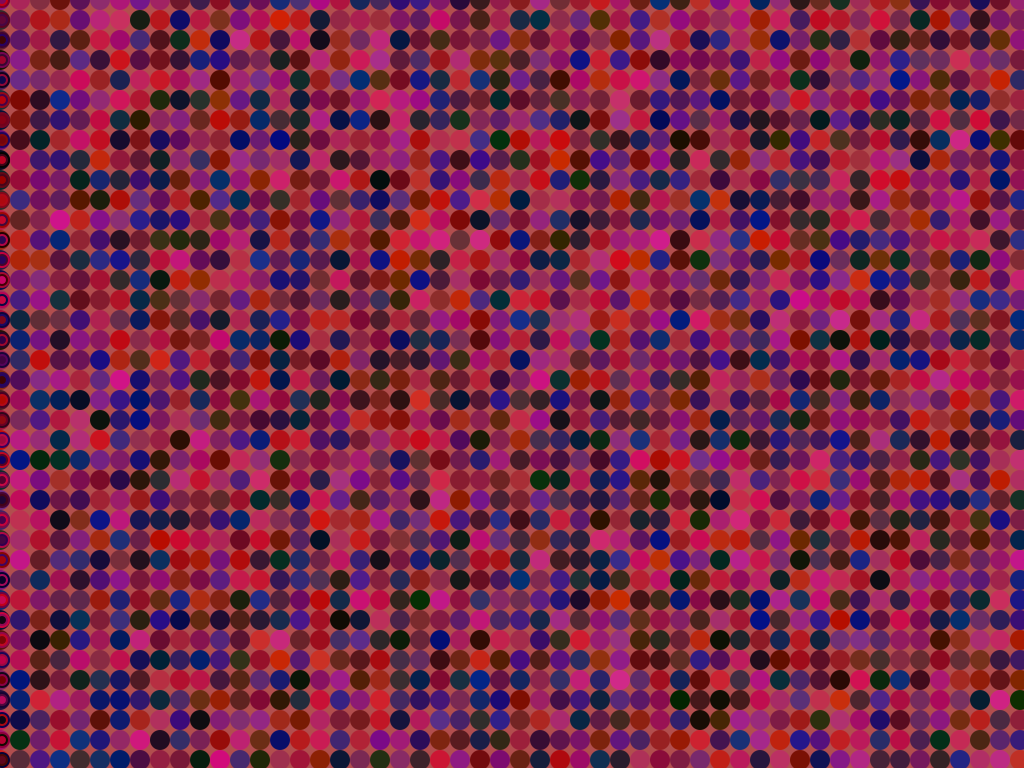
Frame 1 (no input)
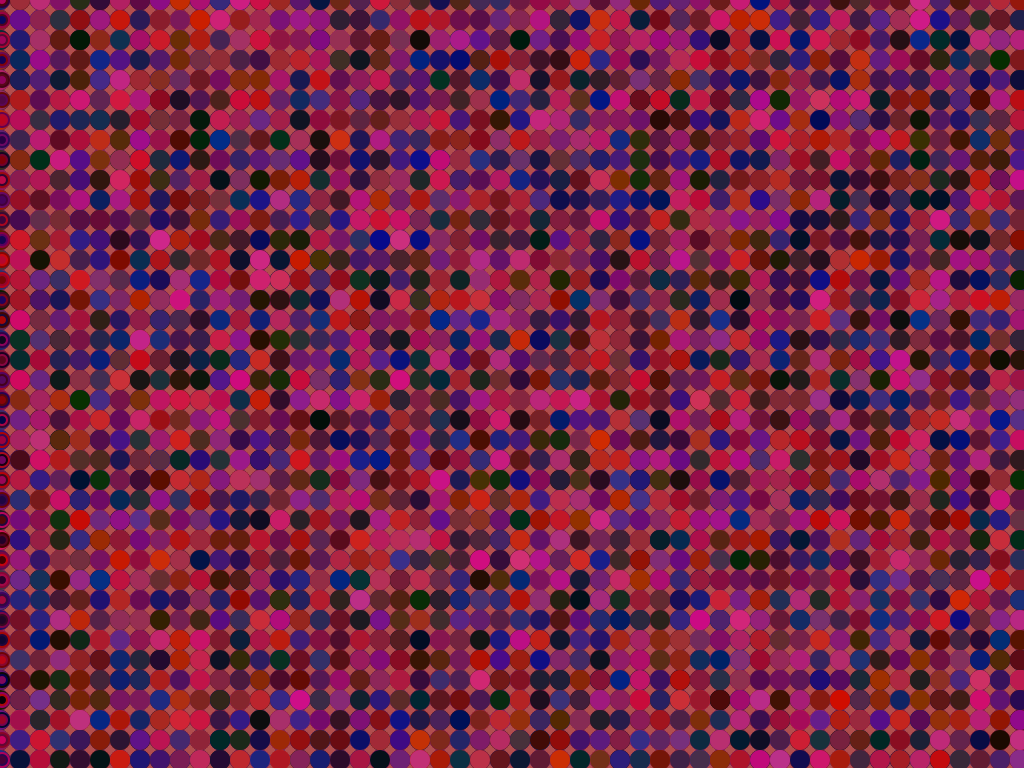
Frame 60 (the mouse pressed at the canvas centre just before this capture)
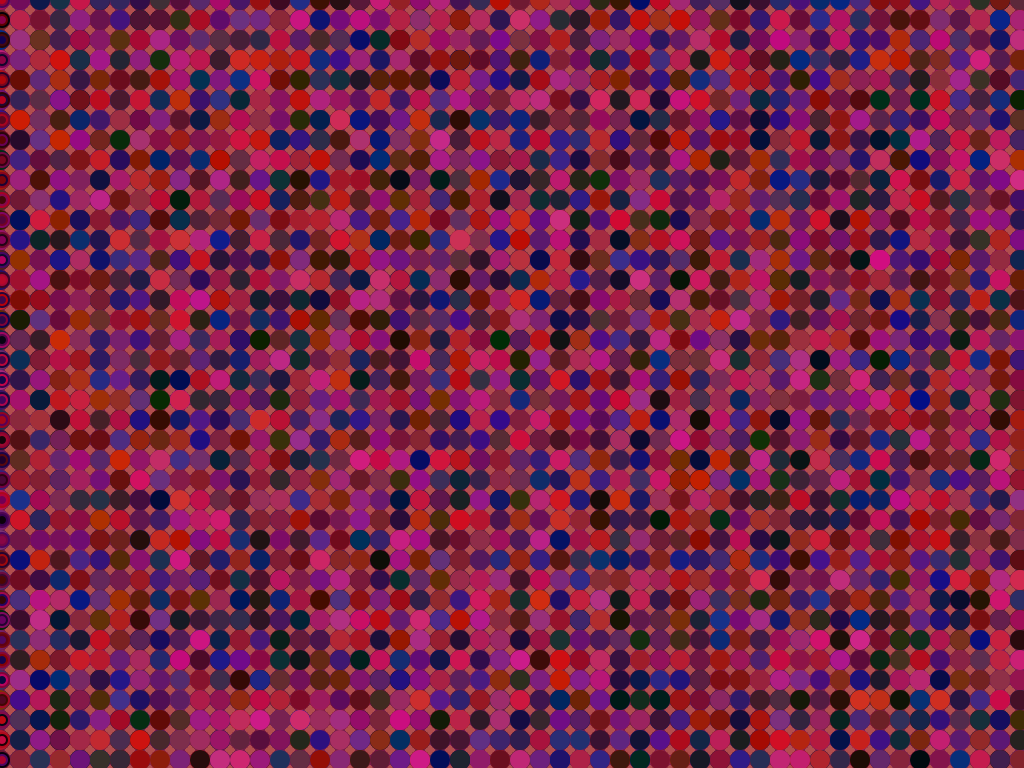
Frame 120 (the mouse held since frame 60 and released just before this capture)

The Processing sketch that drew these frames (run headless with seeded random() and noise(); from frame 60 on, the mouse is pressed at the canvas centre):

// Processing sketch: s02t01cringelings
// ── s02t01cringelings.pde
// Expresión Digital - Diseño Digital - UDD - 2016
// Catalina Ringeling Selman
// s02t01cringelings

//Crear patrón dentro de un for que contiene un void draw ()
//En su interior está compuesto de ellipses con colores y tamaños diferentes definidos previamente

//Indicar Variables x e y.
int x = 2;
int y = 4;


void setup() {
  size(1024, 768); //tamaño de la "mesa" de trabajo
  background(177, 78, 78); //Color del fondo en RGB.
}

void draw(){
      
  for (int x = 0; x <= width; x += 20) {    // Se está definiendo el valor para x.
   for (int y = 0; y <= height; y += 20) {   // Se está definiendo el valor para y.
      float r = random(210);                  // Random de colores en R (escala de rojo)
      float g = random(10, 50);               // Random de colores en G (escala de verdes) entre el 10 y el 50
      float b = random(140);                  // Random de colores en B (escala de azules)
      fill(r, g, b);                          // Define el color del relleno en escala rgb
      noStroke();                             // No hay línea
      ellipse(x, y, 20, 20);
    }
  }

    for (int x = 0; x <= width; x += 10); {    // Se está definiendo el valor para x.
     for (int y = 0; y <= height; y += 20) {   // Se está definiendo el valor para y.
      float r = random(200);                   // Random de colores en R (escala de rojo)
      float g = random(10);                    // Random de colores en g (escala de verde)
      float b = random(100);                   // Random de colores en b (escala de azul)
      fill(r, g, b);
      noStroke();
      ellipse(x, y, 16, 16);
    }
   }
    
    for (int x = 0; x <= width; x += 20); {    // Se está definiendo el valor para x.
     for (int y = 0; y <= height; y += 20) {   // Se está definiendo el valor para y
      float r = random(200);
      float g = random(10);
      float b = random(100);
      fill(r, g, b);
      noStroke();
      ellipse(x, y, 12, 12);
    }
      }
    
    for (int x = 0; x <= width; x += 20); {    // Se está definiendo el valor para x.
     for (int y = 0; y <= height; y += 20) {   // Se está definiendo el valor para y.
      float r = random(200);
      float g = random(10);
      float b = random(100);
      fill(r, g, b);
      noStroke();
      ellipse(x, y, 8, 8);
    }
  }
}
  
